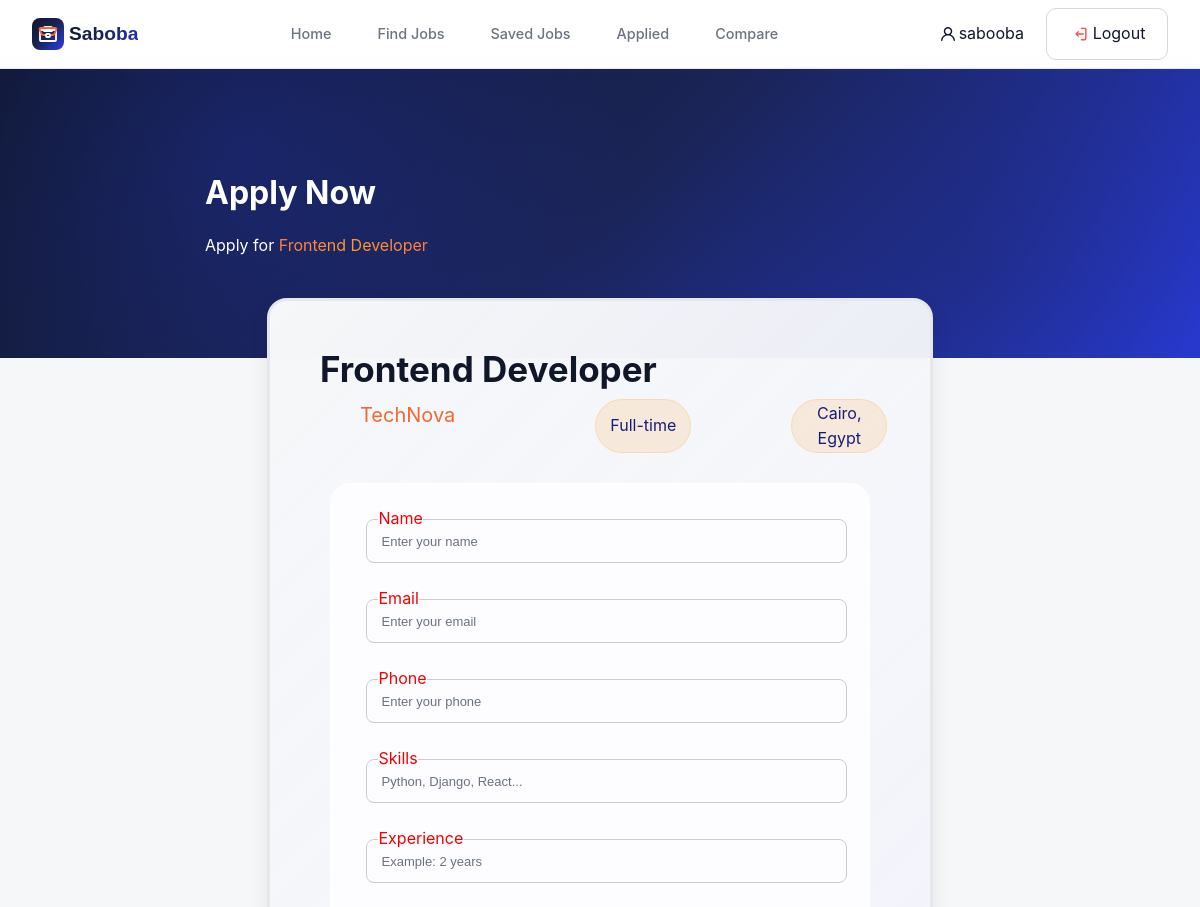
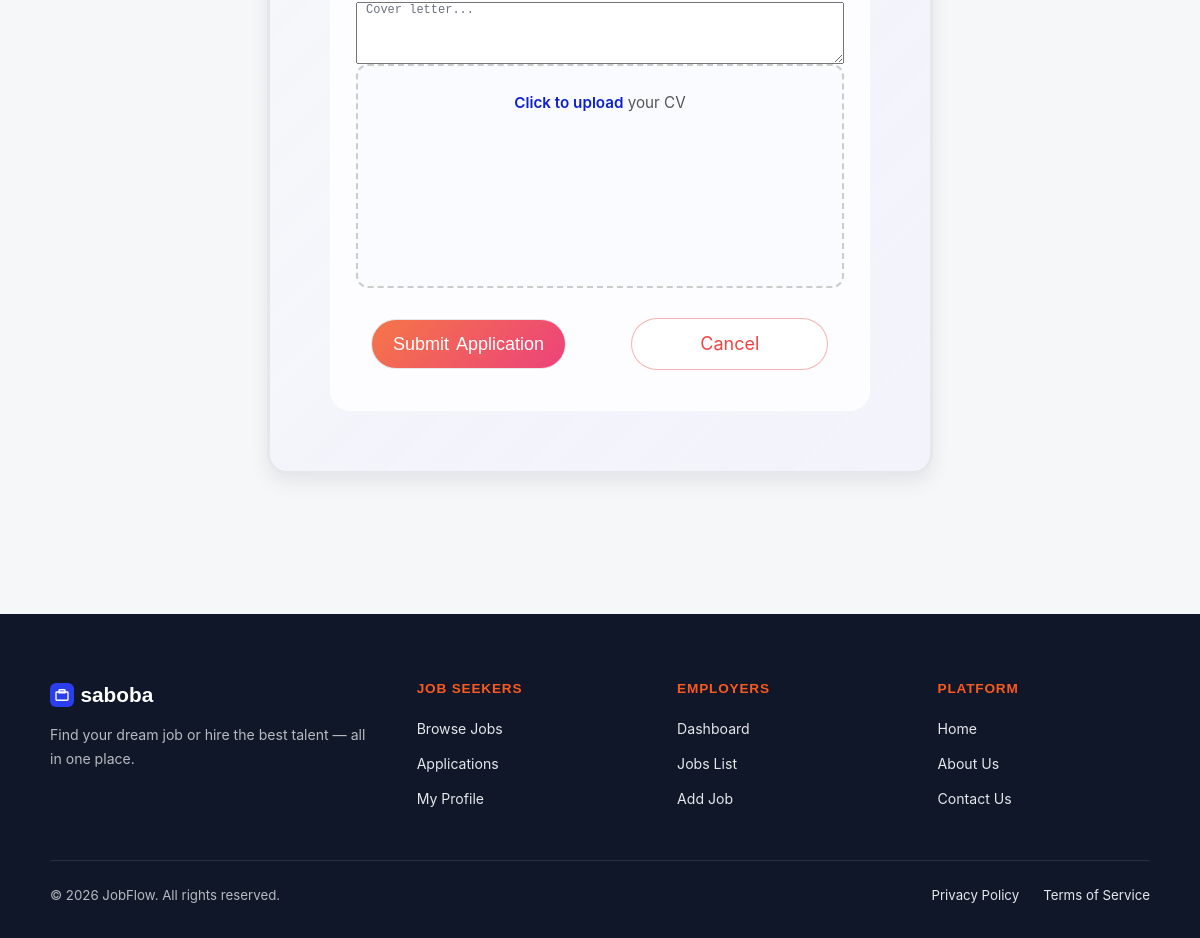
/applications/apply/1/ (signed in), run on the app's committed database (2 pictures, top to bottom).
### accounts/models.py (models this page shows)
class User(AbstractUser):
    ROLE_CHOICES = [('user', 'User'), ('admin', 'Admin')]
    role     = models.CharField(max_length=10, choices=ROLE_CHOICES, default='user')
    age      = models.IntegerField(null=True, blank=True)
    gender   = models.CharField(max_length=10, blank=True)
    company  = models.CharField(max_length=200, blank=True)
    location = models.CharField(max_length=200, blank=True)

### jobs/models.py (models this page shows, shortened)
class Job(models.Model):
    cover = models.URLField()
    title = models.CharField(max_length=200)
    company = models.CharField(max_length=200)
    location = models.CharField(max_length=200)
    time = models.CharField(max_length=100)
    tags = models.JSONField()
    salary = models.CharField(max_length=100)
    type = models.CharField(max_length=100)
    exp = models.CharField(max_length=100)
    description = models.TextField()
    required = models.JSONField()
    benefit = models.JSONField()
    gallery = models.JSONField()
    companyLocation = models.CharField(max_length=200)
    employees = models.CharField(max_length=100)
    employer = models.ForeignKey(
    settings.AUTH_USER_MODEL,
    on_delete=models.CASCADE,
    null=True,
    blank=True
)

### applications/views.py (the view, shortened to what this page needs)
# urls.py: path('apply/<int:job_id>/', views.apply_job, name='apply_job'),
@login_required
def apply_job(request, job_id):
    job = get_object_or_404(Job, id=job_id)
    return render(request, 'applications/apply.html', {'job': job})

### templates/applications/apply.html (shortened to what this page needs)
{% extends "base.html" %}
{% load static %}
{% block styles %}
<link rel="stylesheet" href="{% static 'css/form.css' %}">
{% endblock %}
{% block content %}
<main>
  <div class="hero">
    <h1 class="tit">Apply Now</h1>
    <p>Apply for <span>{{ job.title }}</span></p>
  </div>
  <div class="card">
    <div class="job-details">
      <h3 class="Job-Title">{{ job.title }}</h3>
      <div class="data">
        <div class="Company">{{ job.company }}</div>
        <div class="type">{{ job.type }}</div>
        <div class="type">{{ job.location }}</div>
      </div>
    </div>
    <form method="POST" enctype="multipart/form-data">
      <div class="in">
        <input type="text" name="full_name" placeholder="Enter your name" required>
        <label>Name</label>
      </div>
      <div class="in">
        <input type="email" name="email" placeholder="Enter your email" required>
        <label>Email</label>
      </div>
      <div class="in">
        <input type="text" name="phone" placeholder="Enter your phone" required>
        <label>Phone</label>
      </div>
      <div class="in">
        <input type="text" name="skills" placeholder="Python, Django, React..." required>
        <label>Skills</label>
      </div>
      <div class="in">
        <input type="text" name="experience" placeholder="Example: 2 years" required>
        <label>Experience</label>
      </div>
      <textarea name="cover_letter" placeholder="Cover letter..." rows="4"></textarea>
      <label for="cv" class="cv-upload">
        <p><span>Click to upload</span> your CV</p>
      </label>
      <div class="btn">
        <button type="submit" class="submit">Submit Application</button>
        <a href="{% url 'jobDetails' job.id %}" class="ca">Cancel</a>
      </div>
    </form>
  </div>
</main>
{% endblock %}

### templates/navbar.html (shortened to what this page needs)
<header>
    <nav class="nav">
        <a href="/" class="logo">
            <p class="slog">Saboba</p>
        </a>
        <ul class="links">
            <li><a href="/">Home</a></li>
            <li><a href="/jobs/search/">Find Jobs</a></li>
            {% if user.is_authenticated %}
            {% if user.role == "admin" %}
            <li><a href="/jobs/dashboard/">Dashboard</a></li>
            <li><a href="/jobs/joblist/">Joblist</a></li>
            <li><a href="/jobs/add/">Add Job</a></li>
            <li><a href="{% url 'admin_applications' %}">Applications</a></li>
            {% else %}
            <li><a href="{% url 'saved_jobs' %}">Saved Jobs</a></li>
            <li><a href="{% url 'my_applications' %}">Applied</a></li>
            <li><a href="/jobs/compare/">Compare</a></li>
            {% endif %}
            {% endif %}
        </ul>
        <div class="right">
            <div class="logs">
                {% if user.is_authenticated %}
                <a href="/accounts/profile/" class="profile">
                    {{ user.username }}
                </a>
                <a href="/accounts/logout/" class="logout">Logout</a>
                {% else %}
                <a href="/accounts/login/" class="login">Log in</a>
                <a href="/accounts/signup/" class="signup">Sign up</a>
                {% endif %}
            </div>
        </div>
    </nav>
</header>

### static/css/navbar.css (style rules this page uses)
html { scroll-behavior: smooth; }
body { position: relative; font-family: 'Inter', sans-serif; background: #F6F7F9; color: #0F1729; line-height: 1.6; -webkit-font-smoothing: antialiased; }
:root { --background: #F6F7F9; --foreground: #0F1729; --card: #FFFFFF; --card-foreground: #0F1729; --popover: #FFFFFF; --border: #E5E7EB; --input: #E5E7EB; --primary: #2B3EEE; --primary-fg: #FFFFFF; --accent: #F46734; --accent-fg: #FFFFFF; --secondary: #F3F4F6; --secondary-fg: #0F1729; --ring: #2B3EEE; --muted: #F3F4F6; --muted-fg: #6B7280; --destructive: #EF4343; --emerald: #20AC6B; --amber: #F59F0A; --rose: #EA2E6D; --sky: #0DA2E7; --violet: #7847EB; --section-warm: #FEF4F0; --section-cool: #F3F4FC; --section-mint: #F1F9F5; --sidebar-background: #FFFFFF; --sidebar-foreground: #0F1729; --sidebar-primary: #2B3EEE; --sidebar-accent: #F3F4F6; --sidebar-border: #E5E7EB; --gradient-primary: linear-gradient(135deg, #2B3EEE, #7847EB); --gradient-accent: linear-gradient(135deg, #F46734, #EA2E6D); --gradient-hero: linear-gradient(135deg, #0F1729 0%, #1a2456 50%, #2B3EEE22 100%); --gradient-success: linear-gradient(135deg, #20AC6B, #0DA2E7); --gradient-card: linear-gradient(135deg, #FFFFFF, #F6F7F9); --radius: 0.75rem; --font-heading: 'Plus Jakarta Sans', sans-serif; --font-body: 'Inter', sans-serif; }
a { text-decoration: none; color: inherit; }
ul { list-style: none; }
header { position: relative; }
.nav { position: fixed; top: 0; left: 0; right: 0; z-index: 100; background: rgba(255, 255, 255, 0.92); backdrop-filter: blur(12px); border-bottom: 1px solid #E5E7EB; padding: 0 2rem; height: 68px; display: flex; align-items: center; justify-content: space-between; }
.nav .logo { display: flex; align-items: center; justify-self: start; text-decoration: none; font-family: 'Plus Jakarta Sans', sans-serif; font-weight: 800; font-size: 1.2rem; }
.slog { padding: 0px; margin-left: 5px; background: linear-gradient(135deg, #0F1729 0%, #1a2456 50%, #2334d0 100%); -webkit-background-clip: text; -webkit-text-fill-color: transparent; }
.logo svg { flex-shrink: 0; }
.links { display: flex; align-items: center; list-style: none; gap: 2rem; }
.links a { text-decoration: none; font-size: 0.9rem; font-weight: 500; color: #6B7280; transition: color 0.2s; padding: 7px; }
.logs { display: flex; align-items: center; gap: 0.75rem; width: fit-content; justify-self: end; }
.logs a { text-decoration: none; padding: 5px 10px; border-radius: 10px; }
.profile svg { margin-right: 4px; }
.logout { width: 100px; height: 40px; border: 1px solid #d5d7da; border-radius: 10px; display: flex; align-items: center; align-content: center; justify-content: center; }
.right { display: inline-flex; align-content: center; }
.profile { display: flex; justify-content: center; align-items: center; height: 40px; }

### data on the page
User: username "sabooba"
Job: title "Frontend Developer", company "TechNova", type "Full-time", location "Cairo, Egypt"
